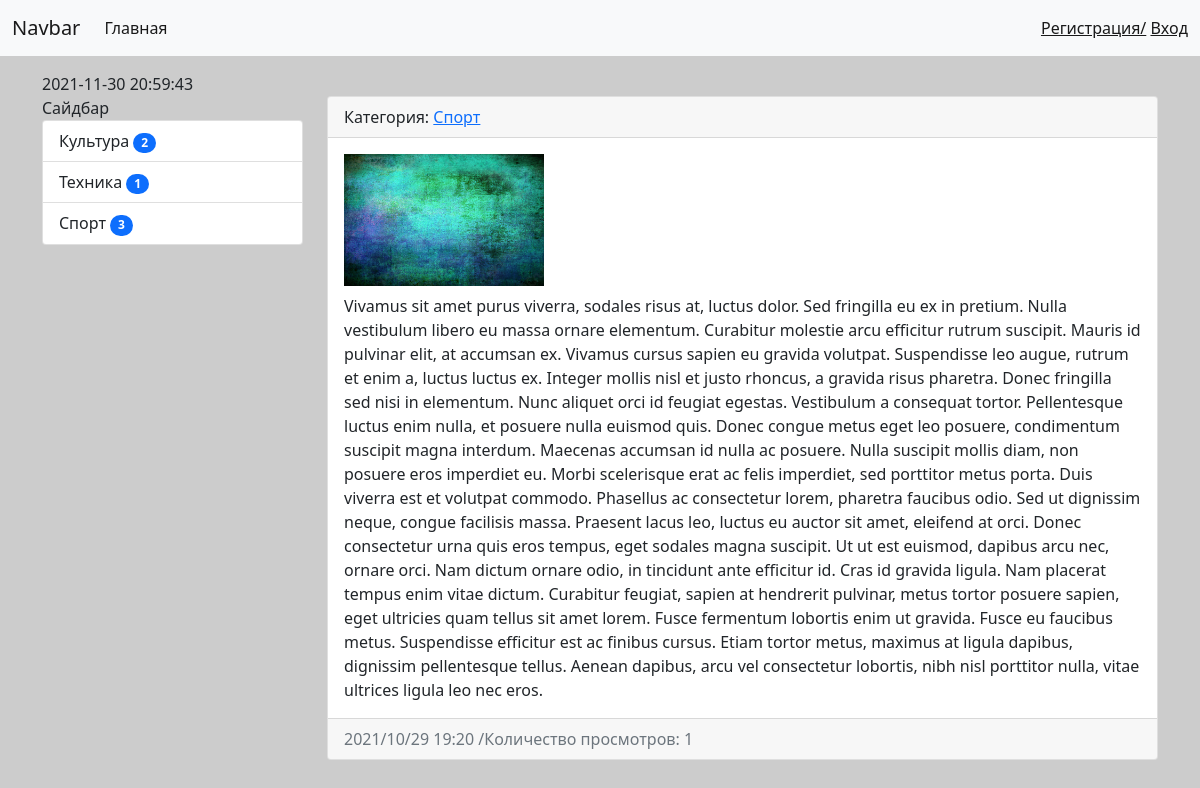
Screenshot of /news/2/ with the database file from the repository.
### news/models.py (models this page shows, shortened)
class Category(models.Model):
    title = models.CharField(max_length=150, verbose_name='Наименование категории', db_index=True)
    def get_absolute_url(self):
        return reverse('category',kwargs={"category_id": self.pk})
    class Meta:
        verbose_name = "Категория"
        verbose_name_plural = "Категории"
        ordering = ['title']
    def __str__(self):
        return self.title

class News(models.Model):
    title = models.CharField(max_length=150, verbose_name="Заголовок")
    content = models.TextField(blank=True, verbose_name='Контент')
    created_at = models.DateTimeField(auto_now_add=True, verbose_name="Опубликовано")
    updated_at = models.DateTimeField(auto_now=True, verbose_name='Обновлено')
    photo = models.ImageField(upload_to='photos/%Y/%m/', verbose_name="Фото", blank=True)
    is_published = models.BooleanField(default=True, verbose_name='Опубликовано?')
    category = models.ForeignKey('Category', on_delete=models.PROTECT, null=True, verbose_name='Категория')
    views = models.IntegerField(default=0)
    class Meta:
        verbose_name = "Новость"
        verbose_name_plural = "Новости"
        ordering = ['-created_at']

### news/views.py (the view)
# urls.py: path('news/<int:pk>/', views.ViewNews.as_view(), name="view_news"),
class ViewNews(DetailView):
    model = News
    context_object_name = "news_item"#по умолчанию object
    def get_object(self):
        news = News.objects.get(pk=self.kwargs['pk'])
        news.views += 1
        news.save()
        return news

### news/templatetags/news_tags.py (called while the page is built)
@register.inclusion_tag('news/list_categories.html')
def show_categories(arg1="HELLO", arg2=505):
    categories = Category.objects.annotate(cnt=Count('news',filter=F('news__is_published'))).filter(cnt__gt=0)
    return {"categories": categories,
            "arg1":arg1,
            "arg2:":arg2
            }

### news/templates/news/news_detail.html (shortened to what this page needs)
{% extends 'base.html' %}
{% block sidebar  %}
    {% include 'inc/_sidebar.html' %}
{% endblock %}
{% block content %}
    <div class="card mb-2 ">
        <div class="card-header">
         Категория: <a href="{{ item.category.get_absolute_url }}"> {{news_item.category}} </a>
        </div>
            <div class="card-body">
              <div class="media">
                {% if news_item.photo %}
                  <img src="{{ news_item.photo.url }}" alt="" width="200" class="mr-3">
                {%endif%}
                <div class="media-body">
                  {% autoescape off %}
                  <p class="card-text">{{news_item.content}}</p>
                  {% endautoescape %}
                </div>
              </div>
            </div>
        <div class="card-footer text-muted">
          {{ news_item.created_at|date:"Y/m/d H:i"}}
           /Количество просмотров: {{ news_item.views }}
        </div>
    </div>
{% endblock %}

### news/templates/news/list_categories.html
<div class="list-group mb-2">
    {{arg1}}
    {% for item in categories %}
      <a href="{{ item.get_absolute_url }}" class="list-group-item list-group-item-action">{{item.title}}
      <span class="badge bg-primary rounded-pill">{{item.cnt}}</span></a>
    {% endfor %}
</div>

### mysite/static/css/style.css (style rules this page uses)
body { background-color: #ccc; }

### rows the page displays
Category: title "Культура", cnt "2"
Category: title "Техника", cnt "1"
Category: title "Спорт", cnt "3"
News: category "Спорт", photo (picture), content "Vivamus sit amet purus viverra, sodales risus at, luctus dolor. Sed fringilla eu ex in pretium. Nulla vestibulum libero eu massa ornare elementum. Curabitur molestie arcu efficitur rutrum suscipit. Mauris id pulvinar elit, at accumsan ex. Vivamus cursus sapien eu gravida volutpat. Suspendisse leo augue, rutrum et enim a, luctus luctus ex. Integer mollis nisl et justo rhoncus, a gravida risus pharetra. Donec fringilla sed nisi in elementum. Nunc aliquet orci id feugiat egestas. Vestibulum a consequat tortor. Pellentesque luctus enim nulla, et posuere nulla euismod quis. Donec congue metus eget leo posuere, condimentum suscipit magna interdum. Maecenas accumsan id nulla ac posuere. Nulla…", created_at "2021/10/29 19:20", views "1"

### other values shown
{{ arg1 }} "Сайдбар"
